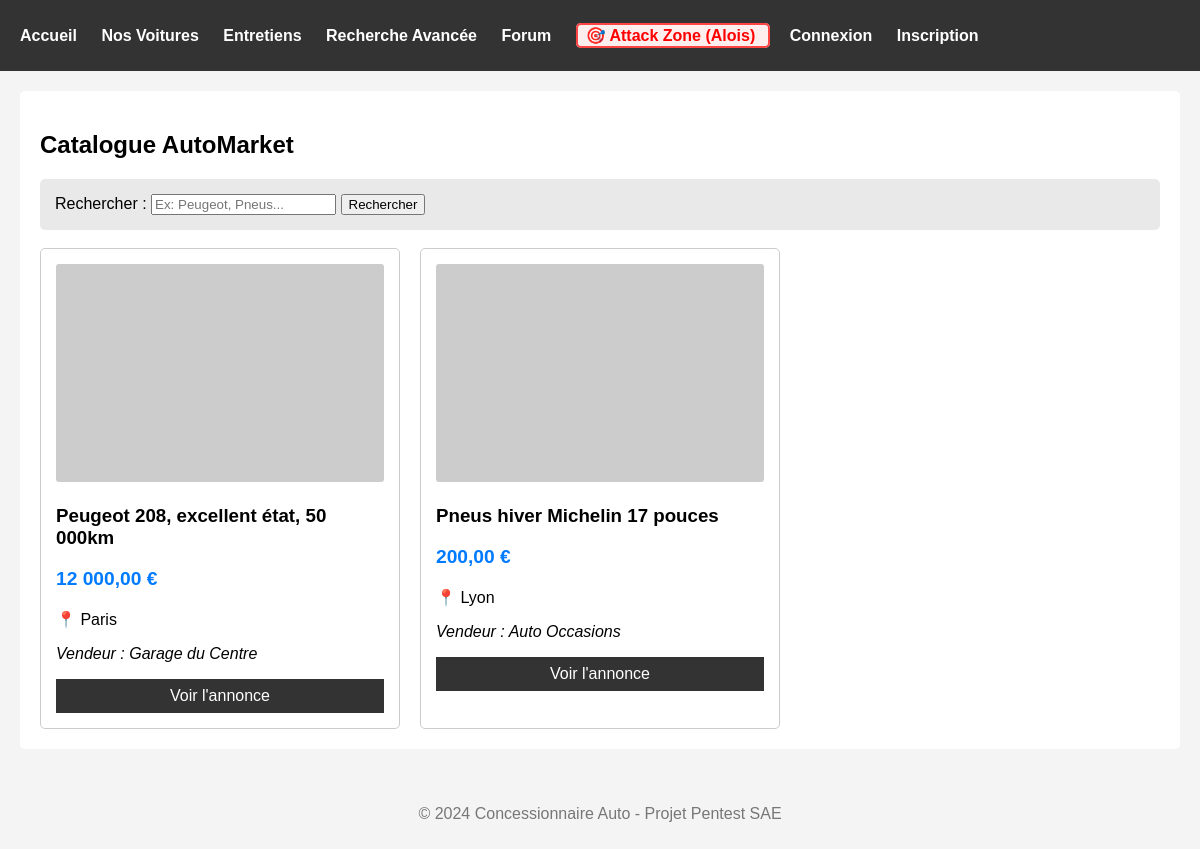
The app's page /index.php?page=catalogue with its own data.
### tables this page shows
CREATE TABLE IF NOT EXISTS Annonces (
    id_annonce INT PRIMARY KEY AUTO_INCREMENT,
    id_vendeur INT,
    description TEXT,
    prix DECIMAL(10, 2),
    location VARCHAR(100),
    type_annonce VARCHAR(50),
    date_annonce DATETIME DEFAULT CURRENT_TIMESTAMP,
    FOREIGN KEY (id_vendeur) REFERENCES Vendeurs(id_vendeur) ON DELETE CASCADE
);

CREATE TABLE IF NOT EXISTS Vendeurs (
    id_vendeur INT PRIMARY KEY AUTO_INCREMENT,
    nom VARCHAR(50),
    email VARCHAR(100) UNIQUE,
    tel VARCHAR(20),
    mdp VARCHAR(255),
    nbr_produits INT DEFAULT 0,
    note DECIMAL(3, 2),
    date_inscription DATETIME DEFAULT CURRENT_TIMESTAMP
);

### pages/catalogue.php (the view, shortened to what this page needs)
<?php
require_once 'includes/db_connect.php';
$sql = "SELECT A.*, V.nom as vendeur_nom
        FROM Annonces A
        LEFT JOIN Vendeurs V ON A.id_vendeur = V.id_vendeur";
$params = [];
$stmt = $pdo->prepare($sql);
$stmt->execute($params);
$annonces = $stmt->fetchAll();
?>
<div class="catalogue-header">
    <h2>Catalogue AutoMarket</h2>
    <form method="GET" action="index.php" style="background: #e9e9e9; padding: 15px; border-radius: 5px;">
        <label>Rechercher :</label>
        <input type="text" name="search" placeholder="Ex: Peugeot, Pneus...">
        <button type="submit">Rechercher</button>
    </form>
</div>
<br>
<div class="grid" style="display: grid; grid-template-columns: repeat(auto-fill, minmax(300px, 1fr)); gap: 20px;">
    <?php if (count($annonces) > 0): ?>
        <?php foreach ($annonces as $item): ?>
            <div class="car-card" style="border: 1px solid #ccc; padding: 15px; background: white; border-radius: 5px;">
                <img src="https://via.placeholder.com/300x200?text=AutoMarket" style="width:100%; border-radius:3px;">
                <h3><?php echo htmlspecialchars($item['description']); ?></h3>
                <p style="color: #007bff; font-weight: bold; font-size: 1.2em;">
                    <?php echo number_format($item['prix'], 2, ',', ' '); ?> €
                </p>
                <p>📍 <?php echo htmlspecialchars($item['location']); ?></p>
                <p><em>Vendeur : <?php echo htmlspecialchars($item['vendeur_nom']); ?></em></p>
                <a href="index.php?page=car_detail&id=<?php echo $item['id_annonce']; ?>"
                    style="display: block; text-align: center; background: #333; color: white; padding: 8px; text-decoration: none; margin-top: 10px;">
                    Voir l'annonce
                </a>
            </div>
        <?php endforeach; ?>
    <?php else: ?>
        <p>Aucune annonce trouvée.</p>
    <?php endif; ?>
</div>

### includes/header.php (shortened to what this page needs)
<!DOCTYPE html>
<html lang="fr">
<head>
    <link rel="stylesheet" href="css/style.css">
</head>
<body>
    <header>
        <nav>
            <ul>
                <li><a href="index.php?page=home">Accueil</a></li>
                <li><a href="index.php?page=catalogue">Nos Voitures</a></li>
                <li><a href="index.php?page=entretiens">Entretiens</a></li>
                <li><a href="index.php?page=recherche_avancee">Recherche Avancée</a></li>
                <li><a href="index.php?page=forum">Forum</a></li>
                <li style="border: 2px solid #ff4444; background: #ffeeee; padding: 2px 8px; border-radius: 5px;">
                    <a href="index.php?page=attackAlois" style="color: #ff0000; font-weight: bold;">🎯 Attack Zone
                        (Alois)</a>
                </li>
                <?php
                if (isset($_SESSION['user_id'])):
                    ?>
                    <li><a href="index.php?page=profil">Mon Profil</a></li>
                    <?php if (isset($_SESSION['role']) && $_SESSION['role'] === 'admin'): ?>
                        <li style="border: 1px solid red; padding: 2px;">
                            <a href="index.php?page=admin_dashboard">Gestion Admin</a>
                        </li>
                    <?php endif; ?>
                    <li><a href="index.php?page=logout" style="color: #ffaaaa;">Déconnexion</a></li>
                <?php else: ?>
                    <li><a href="index.php?page=login">Connexion</a></li>
                    <li><a href="index.php?page=register">Inscription</a></li>
                <?php endif; ?>
            </ul>
        </nav>
    </header>
    <div class="container">

### index.php (shortened to what this page needs)
<?php
$page = isset($_GET['page']) ? $_GET['page'] : 'home';
$page_path = "pages/$page.php";
include 'includes/header.php';
if (file_exists($page_path)) {
    include $page_path;
} else {
    echo "<h1>Erreur 404</h1><p>La page demandée n'existe pas.</p>";
}
include 'includes/footer.php';
?>

### includes/footer.php
</div>
<footer style="text-align: center; padding: 20px; color: #777;">
    <p>&copy; 2024 Concessionnaire Auto - Projet Pentest SAE</p>
</footer>
</body>
</html>

### css/style.css (style rules this page uses)
body { font-family: sans-serif; margin: 0; padding: 0; background-color: #f4f4f4; }
header { background-color: #333; color: white; padding: 10px 20px; }
nav ul { list-style-type: none; padding: 0; }
nav ul li { display: inline; margin-right: 20px; }
nav a { color: white; text-decoration: none; font-weight: bold; }
.container { padding: 20px; background: white; margin: 20px; border-radius: 5px; }

### records on screen
annonces: description "Peugeot 208, excellent état, 50 000km", prix "12 000,00", location "Paris", id_vendeur.nom "Garage du Centre"
annonces: description "Pneus hiver Michelin 17 pouces", prix "200,00", location "Lyon", id_vendeur.nom "Auto Occasions"
